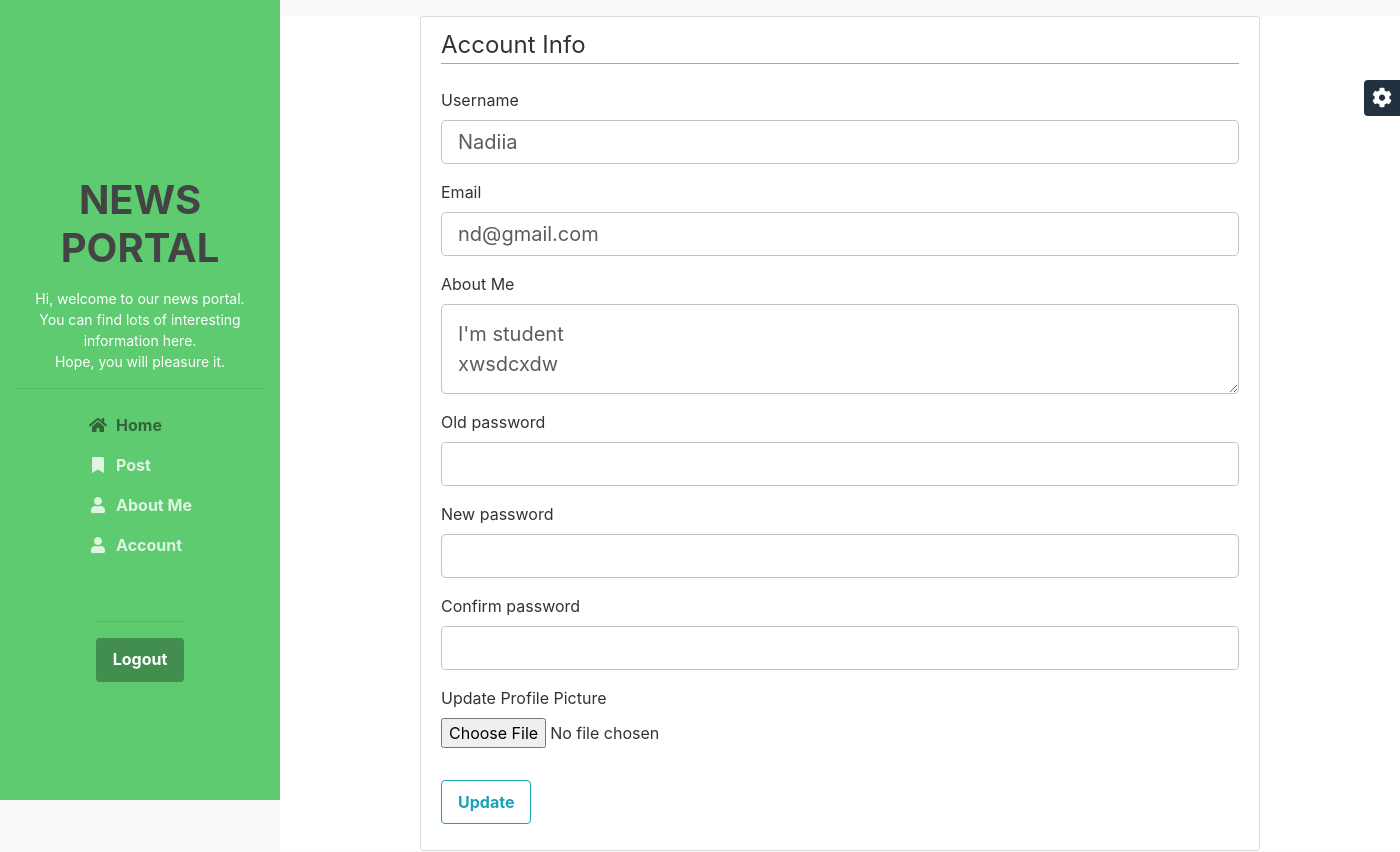
The page /accountupdate (signed in) on the database as committed earlier.
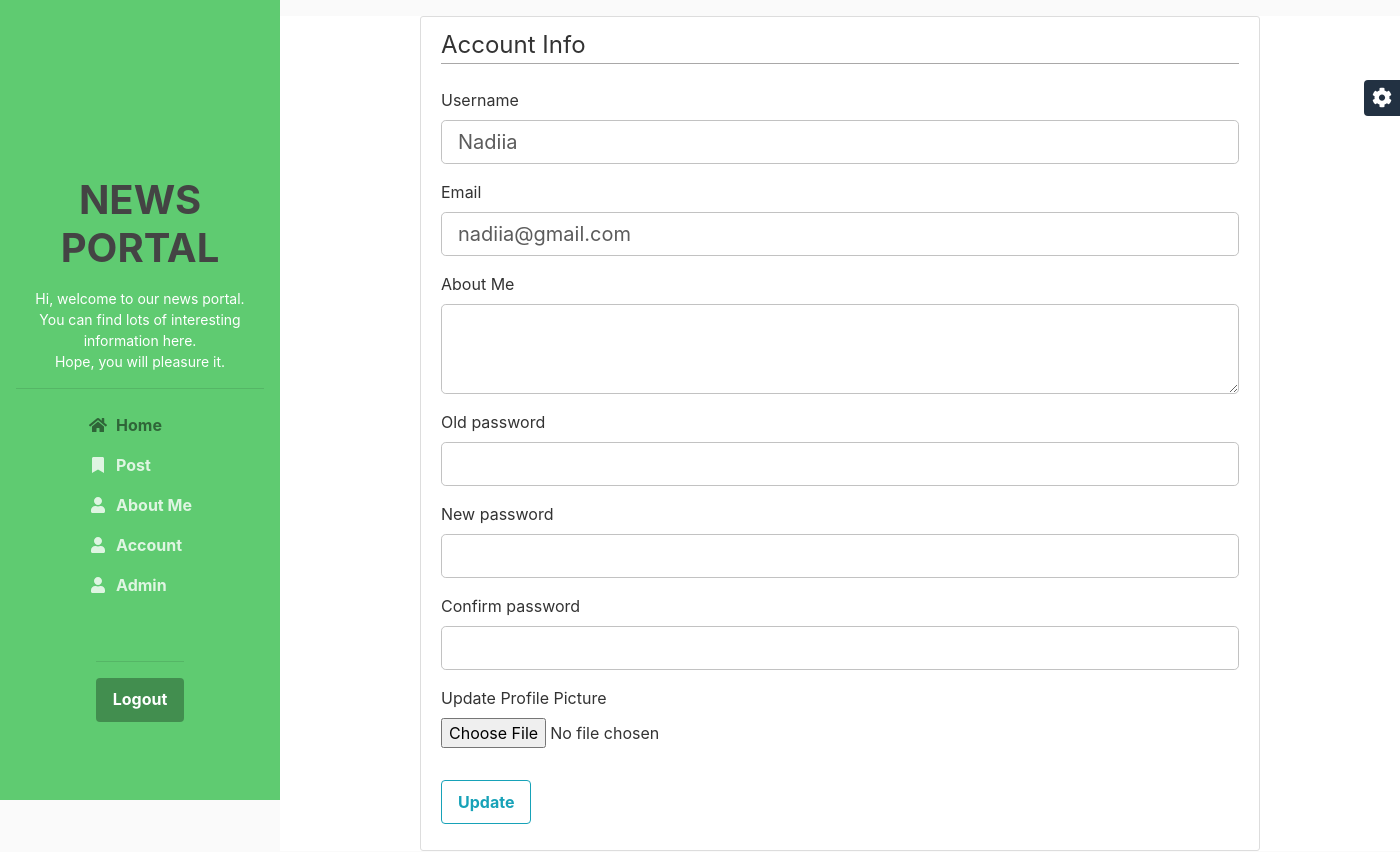
The same page on the database as committed later.
### flasknews/models.py (models this page shows, shortened)
class User(db.Model, UserMixin):
    id = db.Column(db.Integer, primary_key=True)
    username = db.Column(db.String(20), unique=True, nullable=False)
    email = db.Column(db.String(120), unique=True, nullable=False)
    image_file = db.Column(db.String(20), nullable=False, default='default.png')
    password = db.Column(db.String(60), nullable=False)
    posts = db.relationship('Post', backref='author', lazy=True)
    about_me = db.Column(db.String(140))
    last_seen = db.Column(db.DateTime, default=datetime.utcnow)
    role = db.Column(db.String, default='user')
    def is_admin(self):
        return self.role == 'admin'

### flasknews/routes.py (the view)
@app.route("/accountupdate", methods=['GET', 'POST'])
@login_required
def accountupdate():
    form = UpdateAccountForm()
    if form.validate_on_submit():
        if form.picture.data:
            picture_file = save_picture(form.picture.data)
            current_user.image_file = picture_file
        current_user.username = form.username.data
        current_user.email = form.email.data
        current_user.about_me = form.about_me.data
        if form.old_pass.data:
            if bcrypt.check_password_hash(current_user.password, form.old_pass.data):
                hashed_password = bcrypt.generate_password_hash(form.new_pass.data).decode('utf-8')
                current_user.password = hashed_password
            elif bcrypt.check_password_hash(current_user.password, form.old_pass.data) == False:
                flash('Old password is wrong!', 'danger')
                return redirect('account')
        db.session.commit()
        flash('Your account has been updated!', 'success')
        return redirect(url_for('account'))
    elif request.method == 'GET':
        form.username.data = current_user.username
        form.email.data = current_user.email
        form.about_me.data = current_user.about_me
    image_file = url_for('static', filename='images/profile_pics/' + current_user.image_file)
    return render_template('_account-update.html', title='Account', image_file=image_file, form=form)

### flasknews/forms.py (shortened to what this page needs)
class UpdateAccountForm(FlaskForm):
    username = StringField('Username', validators=[DataRequired(), Length(min=2, max=20)])
    email = StringField('Email', validators=[DataRequired(), Email()])
    about_me = TextAreaField('About Me')
    picture = FileField('Update Profile Picture', validators=[FileAllowed(['jpg', 'png'])])
    old_pass = PasswordField('Old password')
    new_pass = PasswordField('New password')
    confirm_pass = PasswordField('Confirm password', validators=[EqualTo('new_pass')])
    submit = SubmitField('Update')

### flasknews/models.py (called while the page is built)
@login_manager.user_loader
def load_user(user_id):
    return User.query.get(int(user_id))

### flasknews/routes.py (called while the page is built)
@app.before_request
def before_request():
    if current_user.is_authenticated:
        current_user.last__seen = datetime.utcnow()
        db.session.commit()

### flasknews/templates/_account-update.html (shortened to what the changed rows need)
{% extends "layout.html" %}
{% block content %}
<div class="content-section content-section-main">
         <form method="POST" action="" enctype="multipart/form-data">
            <fieldset class="form-group">
                <div class="form-group">
                    {{ form.username.label(class="form-control-label") }}
                    {% if form.username.errors %}
                        {{ form.username(class="form-control form-control-lg is-invalid") }}
                        <div class="invalid-feedback">
                            {% for error in form.username.errors %}
                                <span>{{ error }}</span>
                            {% endfor %}
                        </div>
                    {% else %}
                        {{ form.username(class="form-control form-control-lg") }}
                    {% endif %}
                </div>
                <div class="form-group">
                    {{ form.email.label(class="form-control-label") }}
                    {% if form.email.errors %}
                        {{ form.email(class="form-control form-control-lg is-invalid") }}
                        <div class="invalid-feedback">
                            {% for error in form.email.errors %}
                                <span>{{ error }}</span>
                            {% endfor %}
                        </div>
                    {% else %}
                        {{ form.email(class="form-control form-control-lg") }}
                    {% endif %}
                </div>
                <div class="form-group">
                    {{ form.about_me.label(class="form-control-label") }}
                    {% if form.about_me.errors %}
                        {{ form.about_me(class="form-control form-control-lg is-invalid") }}
                        <div class="invalid-feedback">
                            {% for error in form.about_me.errors %}
                                <span>{{ error }}</span>
                            {% endfor %}
                        </div>
                    {% else %}
                        {{ form.about_me(class="form-control form-control-lg") }}
                    {% endif %}
                </div>
            </fieldset>
        </form>
</div>
{% endblock content %}

Rows that differ between the two databases and show on the page:
changed User "Nadiia": role empty → "admin" (drawn); email "nd@gmail.com" → "nadiia@gmail.com"; about_me "I'm student xwsdcxdw" → (not shown)
Other text that changed with them:
text now shown: "Admin"
